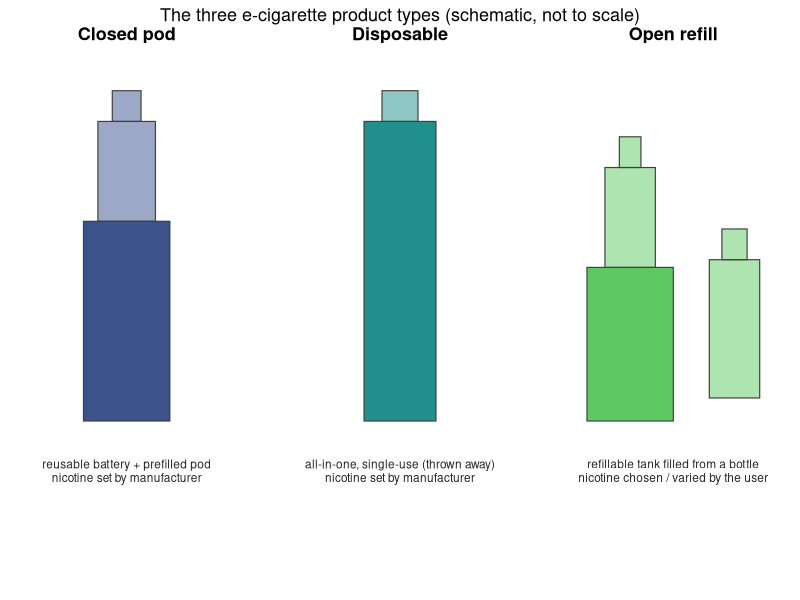

Here is the R script that generated this plot: (Note: this script raises an error after producing the figure.)
## Simple labeled schematics of the three T2 e-cigarette form factors, tinted in
## the same colors used for each type elsewhere in the notes. Not photos, not to
## scale — a novice-oriented orientation figure.
rm(list = ls()); suppressPackageStartupMessages(library(tidyverse))
out_dir <- file.path("pr", "output", "prelim_analysis", "p_and_n_decomp_t2")
cols <- c("Closed pod" = "#3b528b", "Disposable" = "#21908c", "Open refill" = "#5ec962")

rects <- tibble::tribble(
  ~device,        ~part,    ~xmin, ~xmax, ~ymin, ~ymax,
  "Closed pod",   "body",   0.38,  0.62,  0.00,  0.52,   # reusable battery
  "Closed pod",   "pod",    0.42,  0.58,  0.52,  0.78,   # prefilled pod
  "Closed pod",   "tip",    0.46,  0.54,  0.78,  0.86,   # mouthpiece
  "Disposable",   "body",   0.40,  0.60,  0.00,  0.78,   # all-in-one
  "Disposable",   "tip",    0.45,  0.55,  0.78,  0.86,
  "Open refill",  "body",   0.26,  0.50,  0.00,  0.40,   # mod / battery
  "Open refill",  "pod",    0.31,  0.45,  0.40,  0.66,   # tank
  "Open refill",  "tip",    0.35,  0.41,  0.66,  0.74,
  "Open refill",  "bottle", 0.60,  0.74,  0.06,  0.42,   # e-liquid bottle
  "Open refill",  "cap",    0.635, 0.705, 0.42,  0.50
) %>% mutate(device = factor(device, levels = names(cols)),
             is_body = part == "body")

labels <- tibble::tribble(
  ~device,        ~txt,
  "Closed pod",   "reusable battery + prefilled pod\nnicotine set by manufacturer",
  "Disposable",   "all-in-one, single-use (thrown away)\nnicotine set by manufacturer",
  "Open refill",  "refillable tank filled from a bottle\nnicotine chosen / varied by the user"
) %>% mutate(device = factor(device, levels = names(cols)))

p <- ggplot(rects) +
  geom_rect(aes(xmin = xmin, xmax = xmax, ymin = ymin, ymax = ymax,
                fill = device, alpha = is_body), color = "grey25", linewidth = 0.4) +
  geom_text(data = labels, aes(x = 0.5, y = -0.10, label = txt),
            size = 3, lineheight = 0.95, vjust = 1, color = "grey15") +
  facet_wrap(~device, nrow = 1) +
  scale_fill_manual(values = cols, guide = "none") +
  scale_alpha_manual(values = c(`TRUE` = 1, `FALSE` = 0.5), guide = "none") +
  coord_cartesian(xlim = c(0.18, 0.82), ylim = c(-0.40, 0.92)) +
  labs(title = "The three e-cigarette product types (schematic, not to scale)") +
  theme_void(base_size = 12) +
  theme(strip.text = element_text(face = "bold", size = 13),
        plot.title = element_text(hjust = 0.5, size = 13),
        panel.spacing = unit(1, "lines"))
ggsave(file.path(out_dir, "ecig_type_schematics.png"), p, width = 10, height = 4.2, dpi = 200)
cat("Wrote ecig_type_schematics.png\n")
